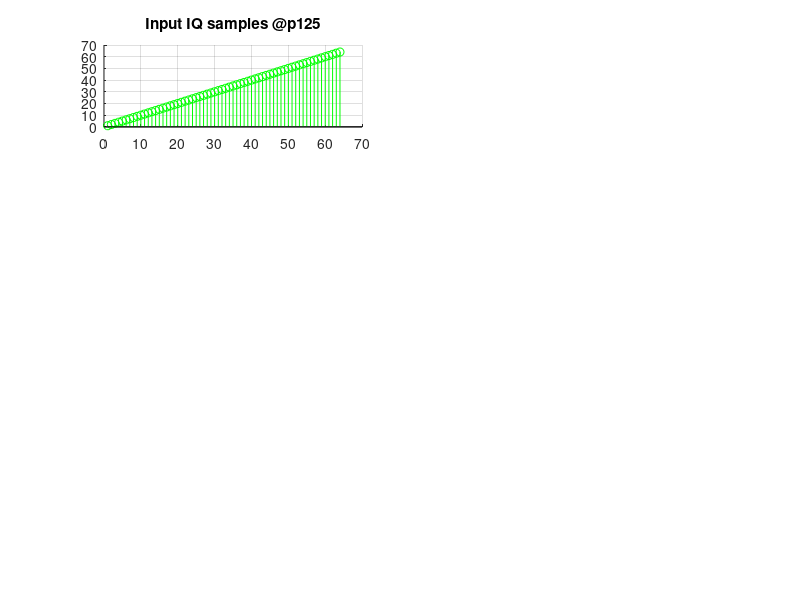

The MATLAB script that drew this image: (Note: this script raises an error after producing the figure.)
% This program is to generate an input and output sample files for VHA
% single band Modulation testing at p125 gsps
clc;
clear;
close all;

num_vectors = 2;
num_samples_per_vector = 32;
num_samples = num_vectors * num_samples_per_vector;

for i = 1:num_samples
    input_iq (i) = i;        % ramp
end

n1 = 1:1:num_samples;
subplot(4, 2, 1); grid on; hold on;
stem(n1, input_iq, 'green'); title("Input IQ samples @p125");

% write this into a file which can be sourced while running on FRIO
fileId = fopen("input_samples/modulation/single_band_modulation_p125.txt", "w");
fprintf(fileId, "%08x\n", bitshift(input_iq, 16));
fclose(fileId);

% input_iq should be scaled down before giving as input to the matlab model
scale_factor = 2^-15;
input_iq_to_duc = (input_iq * scale_factor);

% enable w1, w2, w3
config.vha_hbf_stages = [1 1 1 0];

% now do an interpolation
output_iq_from_duc = vha_interpolate(input_iq_to_duc, config);

% now scale the samples up
scale_factor = 2^15;
n2 = 1:1:(numel(output_iq_from_duc));
subplot(4, 2, 3); grid on; hold on;
stem(n2, (real(output_iq_from_duc * scale_factor)), 'red'); title("DUC output 1Gsps");
stem(n2, (imag(output_iq_from_duc * scale_factor)), 'blue');

% generate cw0 for the modulation freq = 500Mhz, Fs = 1Ghz, Fclk = 1Ghz, #sample = 512
Fclk = 983040;
Fs   = 983040;
freq = (Fclk / 2);
fprintf("freq = %d KHz, Fs = %d KHz, Fclk = %d KHz\n", freq, Fs, Fclk);
cw0 = nco_pp(freq, Fs, Fclk, length(output_iq_from_duc), 0);   % 0 clk cycles delay
subplot(4, 2, 5); grid on; hold on;
n3 = 1:1:(length(cw0));
stem(n3, real(cw0), 'red'); title("CW0");
stem(n3, imag(cw0), 'blue');

% now do the modulation and combining
config.vha_bypass = [0 0];
config.vha_conj = [0, 0];
config.active_band = 1;
cw0 = transpose(cw0);
[mod_output_1g, dummy] = vha_combine(output_iq_from_duc, 0, cw0, 0, config);
mod_output_1g = mod_output_1g * scale_factor;    % scale up the final output

n2 = 1:1:length(mod_output_1g);
subplot(4, 2, 7); grid on; hold on;
stem(n2, real(mod_output_1g), 'red'); title ("Output - 1Gsps Modulation");
stem(n2, imag(mod_output_1g), 'blue');
mod_output_1g_real = dec2hex(real(mod_output_1g), 4);
mod_output_1g_imag = dec2hex(imag(mod_output_1g), 4);
output_1g = strcat(mod_output_1g_real, mod_output_1g_imag);
fileId = fopen("output_samples/modulation/p125/single_band_modulation_1.txt", "w");
for i = 1:length(output_1g)
   nbytes = fprintf(fileId,'%8s\n',output_1g(i,:));
end
fclose(fileId);

% enable w1, w2, w3, w4
config.vha_hbf_stages = [1 1 1 1];

% now do an interpolation
output_iq_from_duc = vha_interpolate(input_iq_to_duc, config);

% now scale the samples up
n2 = 1:1:(numel(output_iq_from_duc));
subplot(4, 2, 4); grid on; hold on;
stem(n2, (real(output_iq_from_duc * scale_factor)), 'red'); title("DUC output 2Gsps");
stem(n2, (imag(output_iq_from_duc * scale_factor)), 'blue');

% generate cw0 for the modulation freq = 500Mhz, Fs = 2Ghz, Fclk = 1Ghz, #sample = 512
Fs   = 983040 * 2;
freq = (Fclk / 2);
fprintf("freq = %d KHz, Fs = %d KHz, Fclk = %d KHz\n", freq, Fs, Fclk);
cw0 = nco_pp(freq, Fs, Fclk, length(output_iq_from_duc), 1);
subplot(4, 2, 6); grid on; hold on;
n3 = 1:1:(length(cw0));
stem(n3, real(cw0), 'red'); title("CW0 + 1");
stem(n3, imag(cw0), 'blue');

% now do the modulation and combining
config.vha_bypass = [0 0];
config.vha_conj = [0, 0];
config.active_band = 1;
cw0 = transpose(cw0);
[mod_output_2g, dummy] = vha_combine(output_iq_from_duc, 0, cw0, 0, config);
mod_output_2g = mod_output_2g * scale_factor;    % scale up the final output

n2 = 1:1:length(mod_output_2g);
subplot(4, 2, 8); grid on; hold on;
stem(n2, real(mod_output_2g), 'red'); title ("Output - 2gsps Modulation");
stem(n2, imag(mod_output_2g), 'blue');
mod_output_2g_real = dec2hex(real(mod_output_2g), 4);
mod_output_2g_imag = dec2hex(imag(mod_output_2g), 4);
output_2g = strcat(mod_output_2g_real, mod_output_2g_imag);
fileId = fopen("output_samples/modulation/p125/single_band_modulation_2.txt", "w");
for i = 1:length(output_2g)
   nbytes = fprintf(fileId,'%8s\n',output_2g(i,:));
end
fclose(fileId);
